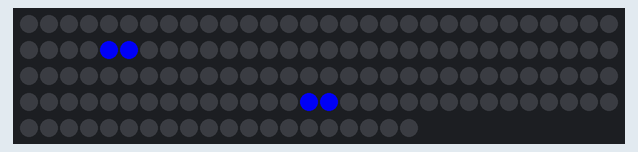
Simulated run of this sketch. Board: Arduino Uno, built with avr-gcc and run on an emulated ATmega328P. Shown: 140 RGB LEDs in strip order, left to right, continuing on the next row. Dim RGB values are drawn brighter than linear; what the sketch prints to the serial monitor is not drawn.

Above: at 1.16 s.
At 6.13 s:
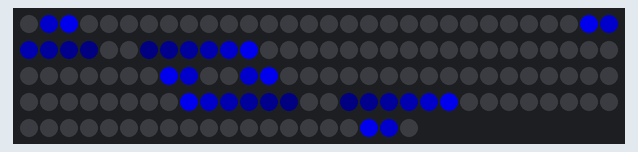
At 10.81 s:
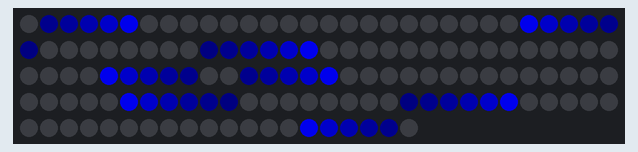
At 20.77 s:
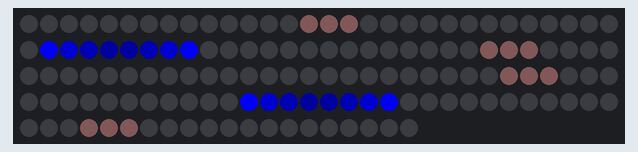
At 30.43 s:
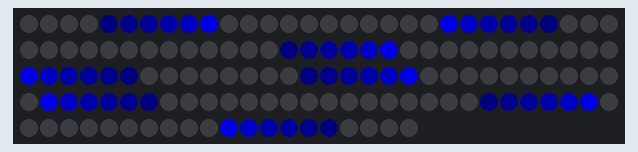
At 39.78 s:
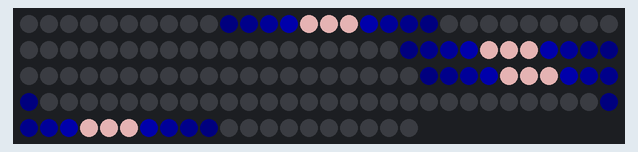

The sketch:

warpcore_fastled_mk2.ino
```cpp
#include "FastLED.h"
FASTLED_USING_NAMESPACE


#define DATA_PIN    5
#define LED_TYPE    WS2811
#define COLOR_ORDER GRB
#define NUM_LEDS    140
#define CHAMBER 15
#define SIDE 35
#define FRAMES_PER_SECOND 120
CRGB leds[NUM_LEDS];

int toponly = SIDE - 2 * CHAMBER;
unsigned long last = 0;
int counter = 0;

void setup() {
  delay(1000); // 1 second delay for recovery
  Serial.begin(9600);

  // tell FastLED about the LED strip configuration
  FastLED.addLeds<LED_TYPE,DATA_PIN,COLOR_ORDER>(leds, NUM_LEDS).setCorrection(TypicalLEDStrip);

  // set master brightness control
  FastLED.setBrightness(255);
  Serial.println(toponly);
}

void loop() {
  if (millis() > last + 60) {
    int i = counter;
    last = millis();
      for (int j = 0; j < 4; j++) {
        // even sides
        if (j % 2 == 0) {
          int bottom = j * SIDE;
          int top = bottom + SIDE;

          if (i > SIDE - CHAMBER - 2) {
            white(bottom + i - toponly);
            white(top - i);
            white(bottom + i - toponly + 1);
            white(top - i - 1);
          }
          else {
            if (i > toponly) {
              blue(bottom + i - toponly);
            }
            blue(top - i);
          }
        }
        // odd sides
        else {
          int top = j * SIDE - 1;
          int bottom = top + SIDE;

          if (i > SIDE - CHAMBER -2) {
            white(bottom - i + toponly);
            white(top + i);
            white(bottom - i + toponly - 1);
            white(top + i + 1);
          }
          else {
            if (i > toponly) {
              blue(bottom - i + toponly);
            }
            blue(top + i);
          }
        }
      }
      if (counter >= SIDE - CHAMBER) {
        counter = 0;
      }
      else {
        counter++;
      }
  }
  fadeToBlackBy(leds, NUM_LEDS, 30);
  FastLED.show();
  FastLED.delay(1000/FRAMES_PER_SECOND);
}

void blue(int pos) {
    leds[pos] = CRGB(0,0, 255);
}

void white(int pos) {
  leds[pos] = CRGB(255, 200, 200);
}
```
